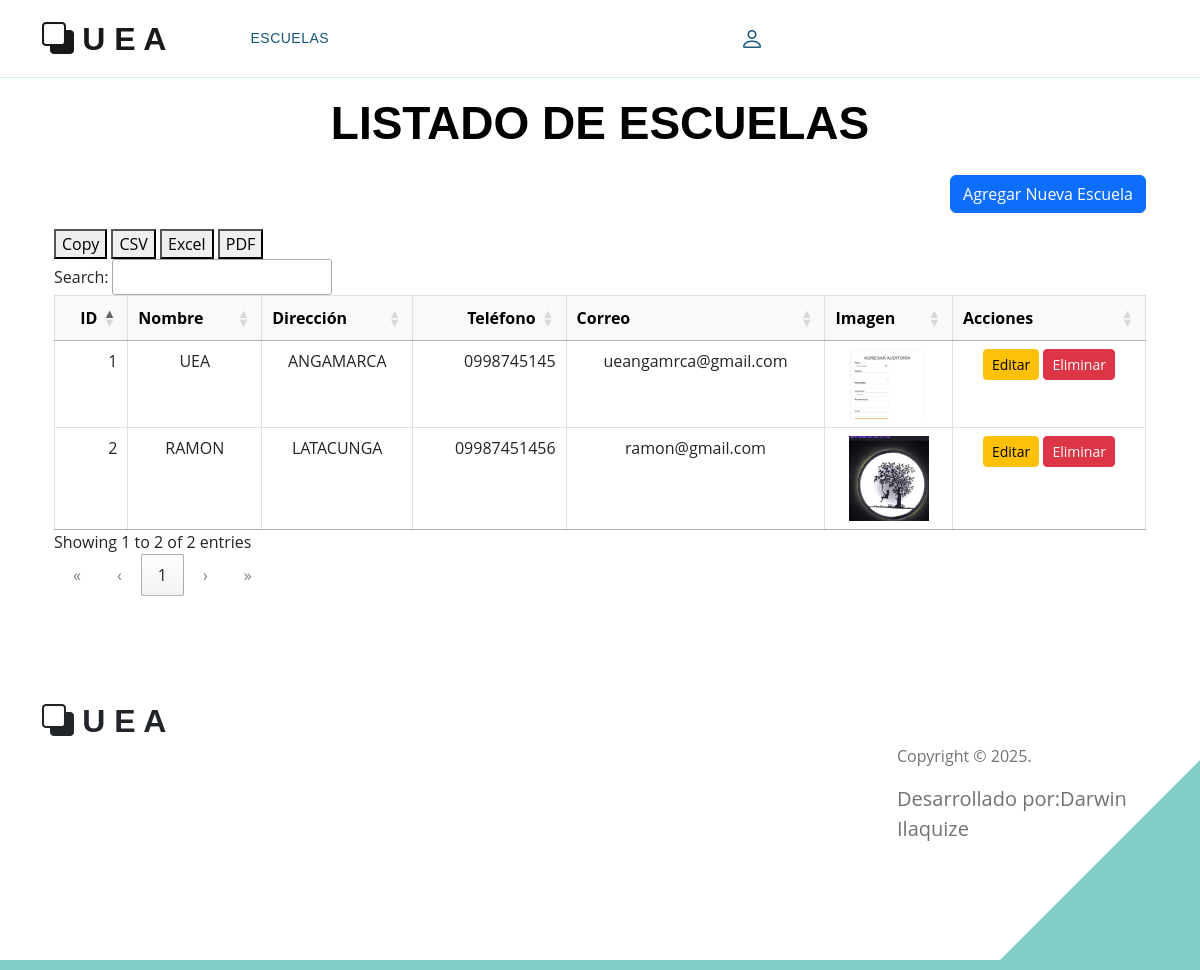
The page /escuela/listarEscuelas/ on the database its author committed.
### Aplicaciones/infraestructura/models.py (models this page shows, shortened)
class Escuela(models.Model):
    nombre = models.CharField(max_length=255)
    direccion = models.TextField()
    telefono = models.CharField(max_length=15, blank=True, null=True)
    correo = models.EmailField(blank=True, null=True)
    imagen = models.ImageField(upload_to='escuelas/', blank=True, null=True)

### Aplicaciones/infraestructura/views.py (the view)
# urls.py: path('escuela/listarEscuelas/', views.listarEscuelas, name='listarEscuelas'),
def listarEscuelas(request):
    escuelas = Escuela.objects.all()
    return render(request, 'escuela/listarEscuela.html', {'escuelas': escuelas})

### Aplicaciones/infraestructura/templates/escuela/listarEscuela.html (shortened to what this page needs)
{% extends "plantilla.html" %}
{% block contenido %}
<br><br><br>
<div class="container mt-4">
    <h2 class="text-center mb-4">LISTADO DE ESCUELAS</h2>
    <div class="mb-3 text-end">
        <a href="{% url 'agregarEscuela' %}" class="btn btn-primary">Agregar Nueva Escuela</a>
    </div>
    <div class="table-responsive">
        <table class="table table-bordered table-hover text-center" id="tablaEscuelas">
            <thead class="table-light">
                <tr>
                    <th>ID</th>
                    <th>Nombre</th>
                    <th>Dirección</th>
                    <th>Teléfono</th>
                    <th>Correo</th>
                    <th>Imagen</th>
                    <th>Acciones</th>
                </tr>
            </thead>
            <tbody>
                {% for escuela in escuelas %}
                    <tr>
                        <td>{{ forloop.counter }}</td>
                        <td>{{ escuela.nombre }}</td>
                        <td>{{ escuela.direccion }}</td>
                        <td>{{ escuela.telefono|default:"No disponible" }}</td>
                        <td>{{ escuela.correo|default:"No disponible" }}</td>
                        <td>
                            {% if escuela.imagen %}
                                <img src="{{ escuela.imagen.url }}" alt="Imagen Escuela" class="img-fluid" style="max-width: 80px;">
                            {% else %}
                                No disponible
                            {% endif %}
                        </td>
                        <td>
                            <a href="{% url 'editarEscuela' escuela.id %}" class="btn btn-sm btn-warning">Editar</a>
                            <a href="{% url 'eliminarEscuela' escuela.id %}" class="btn btn-danger btn-sm" onclick="return confirm('¿ESTÁS SEGURO DE ELIMINAR?');">Eliminar</a>
                        </td>
                    </tr>
                {% endfor %}
            </tbody>
        </table>
    </div>
</div>
{% endblock %}

### Aplicaciones/infraestructura/templates/plantilla.html (shortened to what this page needs)
{% load static %}
<!DOCTYPE html>
<html lang="en">
<head>
    <link href="{% static 'DataTables/datatables.min.css' %}" rel="stylesheet">
     <link href="{% static 'plantilla/css/bootstrap.min.css' %}" rel="stylesheet">
     <link href="{% static 'plantilla/css/bootstrap-icons.css' %}" rel="stylesheet">
     <link href="{% static 'plantilla/css/templatemo-topic-listing.css' %}" rel="stylesheet">
    <link href="{% static 'css/fileinput.min.css' %}" rel="stylesheet">
    <link rel="stylesheet" href="{% static 'css/iziToast.css' %}">
</head>
<body id="top">
    <main>
        <nav class="navbar navbar-expand-lg">
            <div class="container">
                <a class="navbar-brand" href="/">
                    <i class="bi-back"></i>
                    <span>U E A</span>
                </a>
                <div class="collapse navbar-collapse" id="navbarNav">
                    <ul class="navbar-nav ms-lg-5 ">
                        <li class="nav-item">
                            <a class="nav-link click-scroll" href="{% url 'listarEscuelas' %}">Escuelas</a>
                        </li>
                        <li class="nav-item">
                            <a class="nav-link click-scroll" href="{% url 'listarProveedores' %}">Proveedor</a>
                        </li>
                        <li class="nav-item">
                            <a class="nav-link click-scroll" href="{% url 'listarProyectos' %}">Construcción</a>
                        </li>
                        <li class="nav-item">
                            <a class="nav-link click-scroll" href="{% url 'listarPlazos' %}">Plazo</a>
                        </li>
                    </ul>
                    <div class="d-none d-lg-block">
                        <a href="#top" class="navbar-icon bi-person smoothscroll"></a>
                    </div>
                </div>
            </div>
        </nav>
    </main>
    <div class="container">
        {% block contenido %}{% endblock %}
    </div>
    <footer class="site-footer section-padding">
        <div class="container">
            <div class="row">
                <div class="col-lg-3 col-6 mb-4 pb-2">
                    <a class="navbar-brand mb-2" href="">
                        <i class="bi-back"></i>
                        <span>U E A</span>
                    </a>
                </div>
                <div class="col-lg-3 col-md-4 col-12 mt-4 mt-lg-0 ms-auto">
                    <p class="copyright-text mt-lg-5 mt-4">Copyright © 2025.
                    <br><p>Desarrollado por:Darwin Ilaquize</p>
                </div>
            </div>
        </div>
    </footer>
</body>
</html>

### Escuela/static/plantilla/css/templatemo-topic-listing.css (style rules this page uses)
:root { --white-color: #ffffff; --primary-color: #13547a; --secondary-color: #80d0c7; --section-bg-color: #f0f8ff; --custom-btn-bg-color: #80d0c7; --custom-btn-bg-hover-color: #13547a; --dark-color: #000000; --p-color: #717275; --border-color: #7fffd4; --link-hover-color: #13547a; --body-font-family: 'Open Sans', sans-serif; --title-font-family: 'Montserrat', sans-serif; --h1-font-size: 58px; --h2-font-size: 46px; --h3-font-size: 32px; --h4-font-size: 28px; --h5-font-size: 24px; --h6-font-size: 22px; --p-font-size: 20px; --menu-font-size: 14px; --btn-font-size: 18px; --copyright-font-size: 16px; --border-radius-large: 100px; --border-radius-medium: 20px; --border-radius-small: 10px; --font-weight-normal: 400; --font-weight-medium: 500; --font-weight-semibold: 600; --font-weight-bold: 700; }
body { background-color: var(--white-color); font-family: var(--body-font-family); }
h2, h3, h4, h5, h6 { color: var(--dark-color); }
h1, h2, h3, h4, h5, h6 { font-family: var(--title-font-family); font-weight: var(--font-weight-semibold); }
h2 { font-size: var(--h2-font-size); font-weight: var(--font-weight-bold); }
p { color: var(--p-color); font-size: var(--p-font-size); font-weight: var(--font-weight-normal); }
ul li { color: var(--p-color); font-size: var(--p-font-size); font-weight: var(--font-weight-normal); }
a, button { touch-action: manipulation; transition: all 0.3s; }
a { display: inline-block; color: var(--primary-color); text-decoration: none; }
.section-padding { padding-top: 100px; padding-bottom: 100px; }
.navbar { background: transparent; border-bottom: 1px solid rgba(128, 208, 199, 0.35); z-index: 9; }
.navbar-brand, .navbar-brand:hover { font-size: var(--h3-font-size); font-weight: var(--font-weight-bold); display: block; }
.navbar-brand span { font-family: var(--title-font-family); }
.navbar-expand-lg .navbar-nav .nav-link { border-radius: var(--border-radius-large); margin: 10px; padding: 10px; }
.navbar-nav .nav-link { display: inline-block; color: var(--white-color); font-family: var(--title-font-family); font-size: var(--menu-font-size); font-weight: var(--font-weight-medium); text-transform: uppercase; letter-spacing: 0.5px; position: relative; padding-top: 15px; padding-bottom: 15px; }
.navbar-nav .nav-link.active, .navbar-nav .nav-link:hover { color: var(--primary-color); }
.navbar-icon { background: var(--white-color); border-radius: var(--border-radius-large); display: inline-block; font-size: var(--h5-font-size); width: 40px; height: 40px; line-height: 40px; text-align: center; transition: all 0.3s ease; }
.site-footer { border-bottom: 10px solid var(--secondary-color); position: relative; }
.site-footer::after { content: ""; position: absolute; bottom: 0; right: 0; width: 0; height: 0; border-style: solid; border-width: 0 0 200px 200px; border-color: transparent transparent var(--secondary-color) transparent; pointer-events: none; }
.copyright-text { font-size: var(--copyright-font-size); }

### rows shown on the page
Escuela: nombre "UEA", direccion "ANGAMARCA", telefono "0998745145", correo "ueangamrca@gmail.com", imagen (picture)
Escuela: nombre "RAMON", direccion "LATACUNGA", telefono "09987451456", correo "ramon@gmail.com", imagen (picture)
